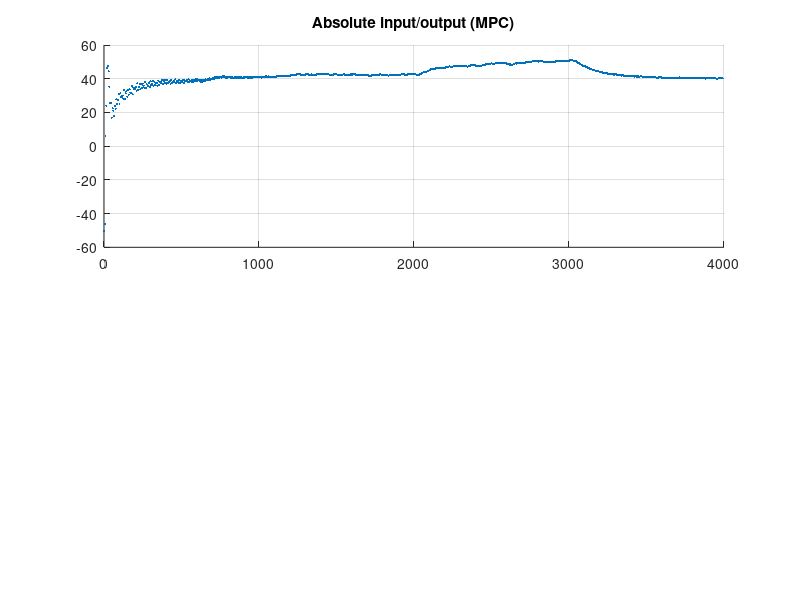

This figure's MATLAB source: (Note: this script raises an error after producing the figure.)

% Initialization
clear
close all
clc

% Exercise 2: Implement closed-loop MPC controller (P4)

% Load model
MODEL = load('singleheater_model.mat');
load('singleheater_model.mat','A','B','C','Ke','e_var','y_ss','u_ss','Ts');
load('openloop_data_1.mat','y','u','t2');
n = size(A,1);
e_std = sqrt(e_var); % input disturbance standard deviation

y = y(1, 1:800)-y_ss;

% Build the functions for applying the control and reading the temperature,
% mimicking the TCLab interface
x_ss = [eye(n)-A; C]\[B*u_ss; y_ss];
c1 = ((eye(n)-A)*x_ss - B*u_ss);
c1 = c1 + 0.1*c1;
c2 = (y_ss - C*x_ss);
h1 = @(x,u) A*x + B*u + Ke*e_std*randn + c1; % apply control
T1C = @(x) C*x + e_std*randn + c2; % read temperature


% Compute covariances
Qe = (Ke * e_std) * (Ke * e_std)'; % state covariance matrix
Re = e_var;

% State augmentation
Ad = [A, B; zeros(1, size(A,2)), 1];
Bd = [B; 0];
Cd = [C, 0];
hd = @(x,u) Ad*x + Bd*u;
TdC = @(x) Cd*x;

de = 10; % tuning parameter
Qed = blkdiag(Qe, de);

% Simulation parameters
T = 4000; % Experiment duration [s]
N = T/Ts; % Number of samples to collect

% Initial conditions (start at ambient temperature, i.e. equilibrium for u = 0)
Dx0Dy0 = [eye(n)-A, zeros(n,1); C, -1]\[-B*u_ss; 0];
Dx0 = Dx0Dy0(1:n);

% Define the reference
Dref = 0;
ref = Dref + y_ss;

Dx_ref = pinv(C) * Dref;
Du_ref = pinv(B) * (Dx_ref - A * Dx_ref);

% Define parameters
H = 10;   % Prediction horizon
R = 0.01;    % Control weight
alpha = 1e6;
eta = Dref;

% Initial condition
x0 = Dx0 + x_ss + randn(n, 1);

% Initialize arrays to store data
u_mpc = zeros(1, N - 1);
x_mpc = zeros(n, N - 1);
x_mpc(:, 1) = x0;

% Initialize arrays to store output y
y_mpc = zeros(1, N - 1);
y_mpc(:, 1) = T1C(x0);

t = nan(1, N);
Dy = nan(1, N);
Du = nan(1, N);
Dx = nan(n, N);

dy = nan(1, N);
du = nan(1, N);
dx = nan(n+1, N);

pred_dx = nan(n, N);

Dx(:,1) = x0 - x_ss;
dx(:,1) = [Dx(:,1) - Dx_ref; e_std];

Dy(:,1) = y_mpc(:, 1) - y_ss;
dy(:,1) = Dy(:,1) - Dref;

% Compute optimal observer gain
L = dlqe(Ad, eye(size(Ad, 1)), Cd, Qed, Re);

% Main loop for MPC control
for k = 1:N - 1 
    % Solve MPC problem
    % [u, eta] = mpc_solve(x0, H, R, alpha, A, B, C, ref, eta, k);
    u = u_ss;
    u_mpc(k) = u;
    Du(:, k) = u - u_ss;
    du(:, k) = Du(:, k) - Du_ref;
    
    % State prediction
    dx(:, k+1) = hd(dx(:, k), du(:, k));
    Dx(:, k+1) = dx(1:end-1, k+1) + Dx_ref;
    x_mpc(:, k+1) = Dx(:, k+1) + x_ss;
    
    % Compute output y based on prediction
    dy(:, k+1) = TdC(dx(:, k+1));
    Dy(:, k+1) = dy(:, k+1) + Dref;
    y_mpc(k+1) = Dy(:, k+1) + y_ss;

    % State correction
    dx(:, k+1) = dx(:, k+1) + L * (y(:, k+1) - dy(:, k+1));
    
    % Update initial condition for next iteration
    x0 = x_mpc(:, k+1);
    t(k) = (k-1)*Ts;
end

diferenca = y - dy;

% Plot results
figure('Units','normalized','Position',[0.2 0.5 0.3 0.4])
subplot(2,1,1), hold on, grid on   
title('Absolute input/output (MPC)')
plot(t(1:end), y_mpc,'.','MarkerSize',5)
yl = yline(ref,'k--');
xlabel('Time [s]')
ylabel('y [°C]')
legend(yl,'$ref$','Interpreter','latex','Location','best')
subplot(2,1,2), hold on, grid on   
stairs(t(1:end-1), u_mpc,'LineWidth',2)
yl = yline(u_ss,'k--');
yline(0,'r--')
yline(100,'r--')
xlabel('Time [s]')
ylabel('u [%]')
legend(yl,'$\bar{u}$','Interpreter','latex','Location','best');

% Plot incremental variables
figure('Units','normalized','Position',[0.5 0.5 0.3 0.4])
subplot(2,1,1), hold on, grid on   
title('Incremental input/output (MPC)')
plot(t,dy,'.','MarkerSize',5)
xlabel('Time [s]')
ylabel('\delta{y} [°C]')
subplot(2,1,2), hold on, grid on   
stairs(t,du,'LineWidth',2)
yline(-u_ss,'r--')
yline(100-u_ss,'r--')
xlabel('Time [s]')
ylabel('\delta{u} [%]')

figure();
plot(diferenca);

function [u0, eta] = mpc_solve(x0, H, R, alpha, A, B, C, y_ss, eta, iter)
    % Compute weight matrices
    % Q = transpose(C) * C;
    
    % Initialize matrices for MPC
    W = zeros(H, H);
    Pi = zeros(H, size(A, 1));
    for j = 1:H
        for k = 1:j
            W(j, k) = C * A^(j-k) * B;
        end
        Pi(j, :) = (C * A^j);
    end
    y_ref = ones(1, H)*y_ss;
    ymax = 55 + eta; % soft constraint for max temp

    % Compute optimal RH gain using quadprog
    F = 2 * (W' * W + R * eye(H)); F = blkdiag(F, alpha * eye(H));
    f =  2 * (x0' * Pi' * W - y_ref * W); f = [f, zeros(1, H)];
    Aineq = eye(H) * W; bineq = ones(H, 1) * ymax - eye(H) * Pi * x0;
%     Aineq = triu(ones(H)) * W; bineq = ones(H, 1) * ymax - triu(ones(H)) * Pi * x0;
%     matrix = zeros(H, 2*H-1);
%     for i = 1:H
%         % Assign the shifted row to the matrix
%         matrix(i, i:i+H-1) = Aineq;
%     end
%     Aineq = matrix;
%     
%     disp(Aineq);
%     fprintf('Size of matrix: %d x %d\n', size(matrix, 1), size(matrix, 2));

    Aineq = blkdiag(Aineq, zeros(H, H)); bineq = [bineq; zeros(H, 1)];
    Aeq = []; beq = [];
    lb = [ones(H, 1) * (0); ones(H, 1) * (0)]; ub = [ones(H, 1)*(100); ones(H, 1) * 50];
    fprintf('Iteration: %d\n', iter);
    fprintf('MAX temp: %f\n', ymax);
%     fprintf('Size of F: %d x %d\n', size(F, 1), size(F, 2));
%     fprintf('Size of f: %d x %d\n', size(f, 1), size(f, 2));
%     fprintf('Size of Aineq: %d x %d\n', size(Aineq, 1), size(Aineq, 2));
%     fprintf('Size of bineq: %d x %d\n', size(bineq, 1), size(bineq, 2));
    
    % Set options to suppress quadprog output
    options = optimoptions('quadprog', 'Display', 'off');
    [z, ~, exitflag] = quadprog(F, f, Aineq, bineq, Aeq, beq, lb, ub, x0, options);

    % Check exitflag
    if exitflag == 1
        disp('Constrained optimization successful.');
    else
        disp('Constrained optimization failed.');
        [z, ~, ~] = quadprog(F, f, [], [], Aeq, beq, lb, ub, x0, options);
    end

    % Extract optimal control action and slack variables
    u0 = z(1);
    eta = z(H+1);
    
    fprintf('control input: %f\n', u0);
    fprintf('temp constraint margin: %f\n', eta);

end
